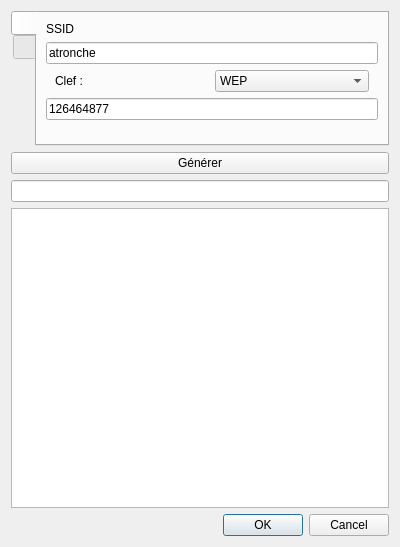
<?xml version="1.0" encoding="UTF-8"?>
<ui version="4.0">
 <class>BQrCodeMakerDialog</class>
 <widget class="QDialog" name="BQrCodeMakerDialog">
  <property name="geometry">
   <rect>
    <x>0</x>
    <y>0</y>
    <width>400</width>
    <height>547</height>
   </rect>
  </property>
  <property name="windowTitle">
   <string>Dialog</string>
  </property>
  <layout class="QVBoxLayout" name="verticalLayout">
   <item>
    <widget class="QTabWidget" name="tabWidget">
     <property name="tabPosition">
      <enum>QTabWidget::West</enum>
     </property>
     <property name="currentIndex">
      <number>0</number>
     </property>
     <widget class="QWidget" name="tab">
      <attribute name="icon">
       <iconset resource="resources.qrc">
        <normaloff>:/icons/wifi</normaloff>:/icons/wifi</iconset>
      </attribute>
      <attribute name="title">
       <string/>
      </attribute>
      <layout class="QVBoxLayout" name="verticalLayout_3">
       <item>
        <widget class="QLabel" name="label_2">
         <property name="text">
          <string>SSID</string>
         </property>
        </widget>
       </item>
       <item>
        <widget class="QLineEdit" name="ssid">
         <property name="text">
          <string>atronche</string>
         </property>
        </widget>
       </item>
       <item>
        <widget class="QWidget" name="widget" native="true">
         <layout class="QHBoxLayout" name="horizontalLayout">
          <property name="leftMargin">
           <number>9</number>
          </property>
          <property name="topMargin">
           <number>0</number>
          </property>
          <property name="bottomMargin">
           <number>0</number>
          </property>
          <item>
           <widget class="QLabel" name="label">
            <property name="text">
             <string>Clef :</string>
            </property>
           </widget>
          </item>
          <item>
           <widget class="QComboBox" name="typeKey">
            <property name="currentIndex">
             <number>1</number>
            </property>
            <item>
             <property name="text">
              <string>Aucun</string>
             </property>
            </item>
            <item>
             <property name="text">
              <string>WEP</string>
             </property>
            </item>
            <item>
             <property name="text">
              <string>WAP</string>
             </property>
            </item>
           </widget>
          </item>
         </layout>
        </widget>
       </item>
       <item>
        <widget class="QLineEdit" name="password">
         <property name="text">
          <string>126464877</string>
         </property>
        </widget>
       </item>
       <item>
        <spacer name="verticalSpacer_2">
         <property name="orientation">
          <enum>Qt::Vertical</enum>
         </property>
         <property name="sizeHint" stdset="0">
          <size>
           <width>20</width>
           <height>40</height>
          </size>
         </property>
        </spacer>
       </item>
      </layout>
     </widget>
     <widget class="QWidget" name="tab_2">
      <attribute name="icon">
       <iconset resource="resources.qrc">
        <normaloff>:/icons/settings</normaloff>:/icons/settings</iconset>
      </attribute>
      <attribute name="title">
       <string/>
      </attribute>
      <layout class="QVBoxLayout" name="verticalLayout_2">
       <property name="leftMargin">
        <number>2</number>
       </property>
       <property name="topMargin">
        <number>2</number>
       </property>
       <property name="rightMargin">
        <number>2</number>
       </property>
       <property name="bottomMargin">
        <number>2</number>
       </property>
       <item>
        <widget class="QGroupBox" name="groupBox">
         <property name="title">
          <string>Couleurs</string>
         </property>
         <property name="checkable">
          <bool>true</bool>
         </property>
         <layout class="QHBoxLayout" name="horizontalLayout_2">
          <item>
           <widget class="QPushButton" name="gradColor1">
            <property name="minimumSize">
             <size>
              <width>48</width>
              <height>0</height>
             </size>
            </property>
            <property name="text">
             <string/>
            </property>
            <property name="iconSize">
             <size>
              <width>48</width>
              <height>24</height>
             </size>
            </property>
           </widget>
          </item>
          <item>
           <widget class="QLabel" name="label_3">
            <property name="text">
             <string> : </string>
            </property>
           </widget>
          </item>
          <item>
           <widget class="QPushButton" name="gradColor2">
            <property name="minimumSize">
             <size>
              <width>48</width>
              <height>0</height>
             </size>
            </property>
            <property name="text">
             <string/>
            </property>
            <property name="iconSize">
             <size>
              <width>48</width>
              <height>24</height>
             </size>
            </property>
           </widget>
          </item>
          <item>
           <spacer name="horizontalSpacer">
            <property name="orientation">
             <enum>Qt::Horizontal</enum>
            </property>
            <property name="sizeHint" stdset="0">
             <size>
              <width>40</width>
              <height>20</height>
             </size>
            </property>
           </spacer>
          </item>
          <item>
           <widget class="QLabel" name="label_4">
            <property name="text">
             <string>R =</string>
            </property>
           </widget>
          </item>
          <item>
           <widget class="QSpinBox" name="radius">
            <property name="suffix">
             <string> %</string>
            </property>
            <property name="maximum">
             <number>150</number>
            </property>
            <property name="value">
             <number>50</number>
            </property>
           </widget>
          </item>
         </layout>
        </widget>
       </item>
       <item>
        <spacer name="verticalSpacer">
         <property name="orientation">
          <enum>Qt::Vertical</enum>
         </property>
         <property name="sizeHint" stdset="0">
          <size>
           <width>20</width>
           <height>40</height>
          </size>
         </property>
        </spacer>
       </item>
      </layout>
     </widget>
    </widget>
   </item>
   <item>
    <widget class="QPushButton" name="generate">
     <property name="text">
      <string>Générer</string>
     </property>
    </widget>
   </item>
   <item>
    <widget class="QLineEdit" name="result">
     <property name="font">
      <font>
       <weight>75</weight>
       <bold>true</bold>
      </font>
     </property>
     <property name="readOnly">
      <bool>true</bool>
     </property>
    </widget>
   </item>
   <item>
    <widget class="QGraphicsView" name="resultImage">
     <property name="minimumSize">
      <size>
       <width>0</width>
       <height>300</height>
      </size>
     </property>
    </widget>
   </item>
   <item>
    <widget class="QDialogButtonBox" name="buttonBox">
     <property name="orientation">
      <enum>Qt::Horizontal</enum>
     </property>
     <property name="standardButtons">
      <set>QDialogButtonBox::Cancel|QDialogButtonBox::Ok</set>
     </property>
    </widget>
   </item>
  </layout>
 </widget>
 <resources>
  <include location="resources.qrc"/>
 </resources>
 <connections>
  <connection>
   <sender>buttonBox</sender>
   <signal>accepted()</signal>
   <receiver>BQrCodeMakerDialog</receiver>
   <slot>accept()</slot>
   <hints>
    <hint type="sourcelabel">
     <x>248</x>
     <y>254</y>
    </hint>
    <hint type="destinationlabel">
     <x>157</x>
     <y>274</y>
    </hint>
   </hints>
  </connection>
  <connection>
   <sender>buttonBox</sender>
   <signal>rejected()</signal>
   <receiver>BQrCodeMakerDialog</receiver>
   <slot>reject()</slot>
   <hints>
    <hint type="sourcelabel">
     <x>316</x>
     <y>260</y>
    </hint>
    <hint type="destinationlabel">
     <x>286</x>
     <y>274</y>
    </hint>
   </hints>
  </connection>
 </connections>
</ui>
